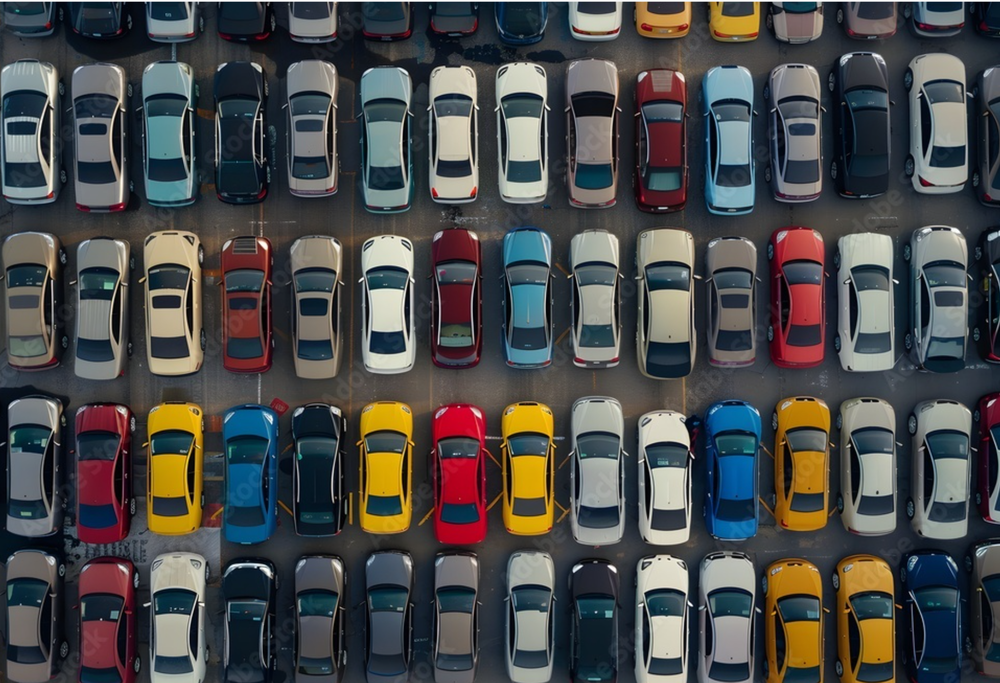
%> input picture Cars.png, 1000 x 683 px, shrunk from 2082 x 1422 before the run
$ octave --eval "FindCars;"   (GNU Octave 9; MATLAB toolbox functions it lacks are replaced by stand-ins)
%> lines starting %> are read from the running program, lines starting %| are printed output that depends on the picture
function FindCars()
% read the image files - assuming they are in the same directory
    car_double = im2double(imread("Cars.png"));
    car = imread("Cars.png");
%> car is the input picture: size 683x1000x3 uint8; mean R, G, B 73.3, 74.2, 74.2
    temp_car = imread("Template_Car.png");
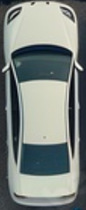
%> input picture Template_Car.png, 86 x 210 px, shrunk from 180 x 437 before the run
%> temp_car is the input picture: size 210x86x3 uint8; mean R, G, B 123.2, 130.9, 127.1

% PART A: Locate the single best matching car and print out coordinates
% resize image temp_car to be smaller so its same size as cars in car
    temp_car_resize = imresize(temp_car, 0.7);
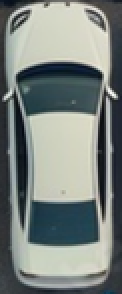
%> temp_car_resize: size 147x61x3 uint8 (shown 2 times larger); mean R, G, B 123.2, 130.9, 127.1

% convert the images to greyscale
    cargs = im2gray(car);
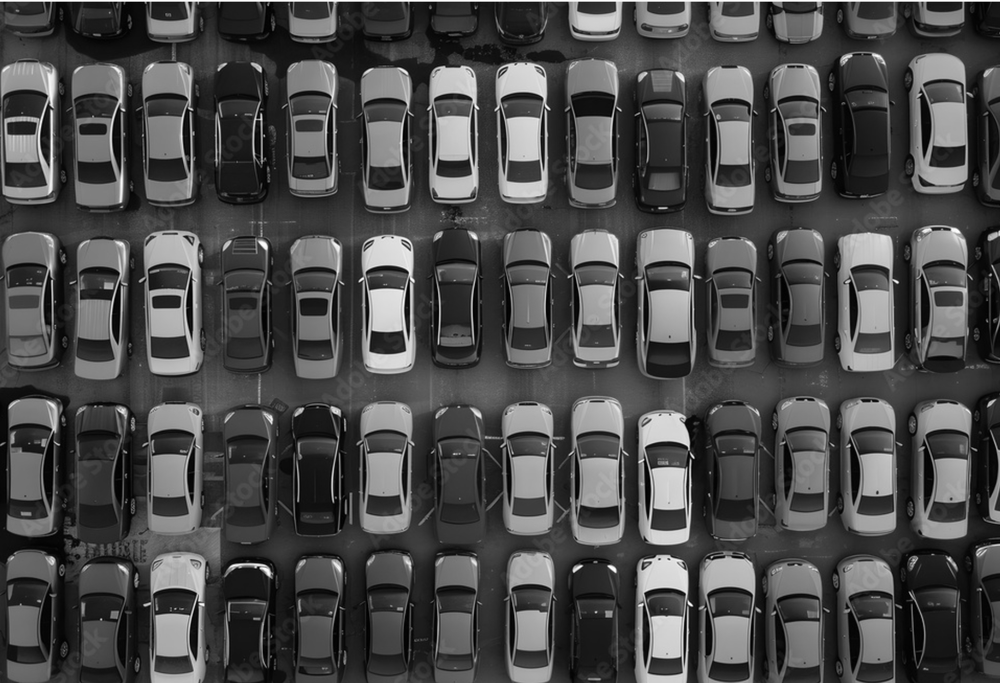
%> cargs: size 683x1000 uint8; min 0, max 255, mean 73.9
    temp_cargs = im2gray(temp_car_resize);
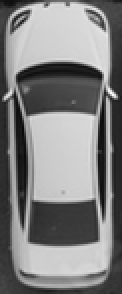
%> temp_cargs: size 147x61 uint8 (shown 2 times larger); min 9, max 248, mean 128.1

% NCC (Normalized Cross Correlation) Calculation
    ncc = normxcorr2(temp_cargs, cargs);
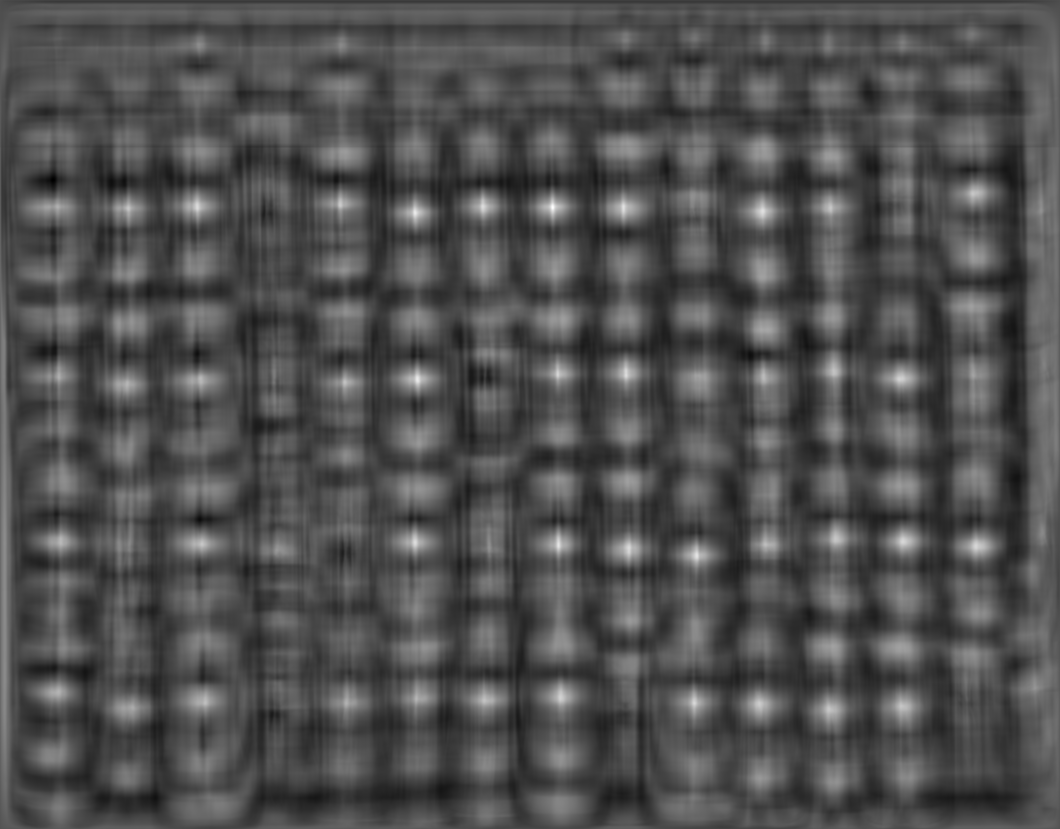
%> ncc: size 829x1060 double; min -0.427, max 0.93, mean -0.00262; drawn with min black and max white

% find peak correlation - gives us location of match
    [y, x] = find(ncc == max(ncc(:)));
%> y = 208; x = 553

% reposition location for rectangle drawing
% subtract template size to get top-left corner coordinates
    y_new = y - size(temp_cargs, 1);
%> y_new = 61
    x_new = x - size(temp_cargs, 2);
%> x_new = 492

% print out match location
    fprintf('Part (a) Coordinates of match location: (%d, %d)\n', x_new, y_new);
%| Part (a) Coordinates of match location: (492, 61)

% display rectangle and coordinates around the best match
    figure;
    imshow(car);
    hold on;
    % draw red rectangle around the matched car
    rectangle('Position',[x_new, y_new, size(temp_cargs, 2), size(temp_cargs, 1)],'EdgeColor','r', 'LineWidth', 3);

    % display coordinates as text above the rectangle
    text(x_new, y_new-5, sprintf('[%d,%d]', x_new, y_new), ...
        'Color', 'r', 'FontSize', 10, 'FontWeight', 'bold', 'BackgroundColor', 'k');
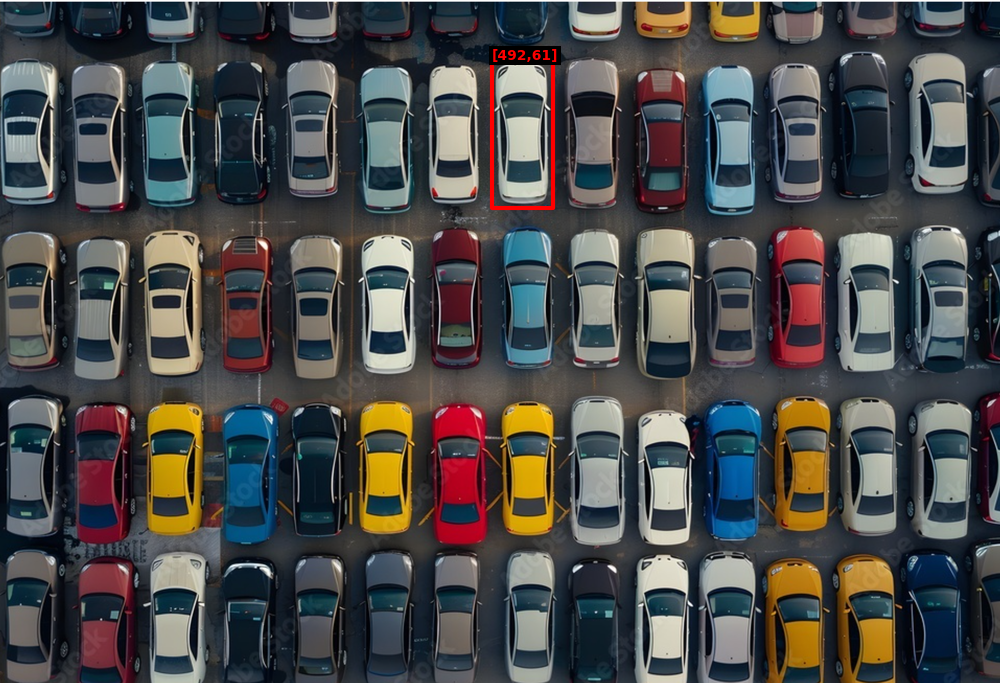
%> figure redrawn from the program's plot data
    hold off;

% PART B: Locate most similar cars of the same color
% extract rgb color of template car (coordinates point to car roof)
%> (the run ends here)
